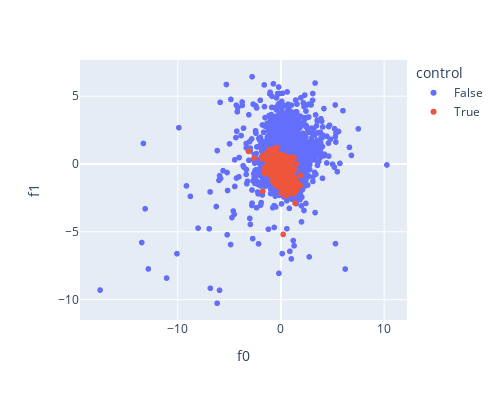
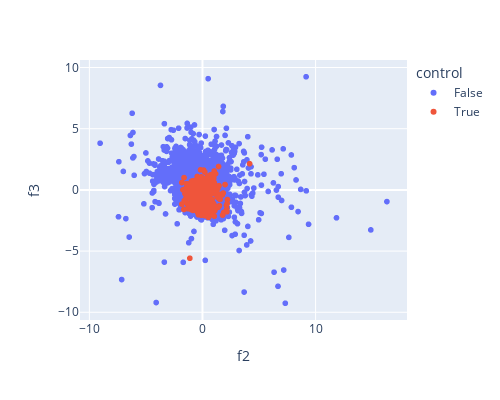
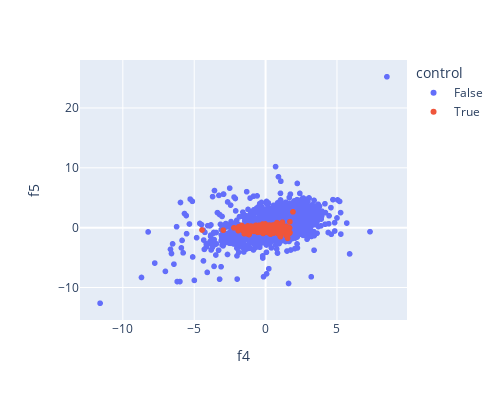

These figures' notebook cell, in order:
### Markdown cell above
### Here is the visualiztion of feature vectors

### Code cell
fig=px.scatter(df_to_be_shown,x='f0',y='f1',color='control',width=500, height=400)
fig.show()
fig=px.scatter(df_to_be_shown,x='f2',y='f3',color='control',width=500, height=400)
fig.show()
fig=px.scatter(df_to_be_shown,x='f4',y='f5',color='control',width=500, height=400)
fig.show()

### Figure 1 — Plotly figure (JSON) as saved in the notebook; plotly's stock layout.template omitted (floating-point values rounded to 4 significant figures; data arrays with more than 128 entries replaced by an {"elided": "..."} marker saying what was removed)
{"data": [{"hovertemplate": "control=False<br>f0=%{x}<br>f1=%{y}<extra></extra>", "legendgroup": "False", "marker": {"color": "#636efa", "symbol": "circle"}, "mode": "markers", "name": "False", "showlegend": true, "type": "scattergl", "x": {"elided": "10744 float values"}, "xaxis": "x", "y": {"elided": "10744 float values"}, "yaxis": "y"}, {"hovertemplate": "control=True<br>f0=%{x}<br>f1=%{y}<extra></extra>", "legendgroup": "True", "marker": {"color": "#EF553B", "symbol": "circle"}, "mode": "markers", "name": "True", "showlegend": true, "type": "scattergl", "x": {"elided": "514 float values"}, "xaxis": "x", "y": {"elided": "514 float values"}, "yaxis": "y"}], "layout": {"height": 400, "legend": {"title": {"text": "control"}, "tracegroupgap": 0}, "margin": {"t": 60}, "width": 500, "xaxis": {"anchor": "y", "domain": [0, 1], "title": {"text": "f0"}}, "yaxis": {"anchor": "x", "domain": [0, 1], "title": {"text": "f1"}}}}

### Figure 2 — Plotly figure (JSON) as saved in the notebook; plotly's stock layout.template omitted (floating-point values rounded to 4 significant figures; data arrays with more than 128 entries replaced by an {"elided": "..."} marker saying what was removed)
{"data": [{"hovertemplate": "control=False<br>f2=%{x}<br>f3=%{y}<extra></extra>", "legendgroup": "False", "marker": {"color": "#636efa", "symbol": "circle"}, "mode": "markers", "name": "False", "showlegend": true, "type": "scattergl", "x": {"elided": "10744 float values"}, "xaxis": "x", "y": {"elided": "10744 float values"}, "yaxis": "y"}, {"hovertemplate": "control=True<br>f2=%{x}<br>f3=%{y}<extra></extra>", "legendgroup": "True", "marker": {"color": "#EF553B", "symbol": "circle"}, "mode": "markers", "name": "True", "showlegend": true, "type": "scattergl", "x": {"elided": "514 float values"}, "xaxis": "x", "y": {"elided": "514 float values"}, "yaxis": "y"}], "layout": {"height": 400, "legend": {"title": {"text": "control"}, "tracegroupgap": 0}, "margin": {"t": 60}, "width": 500, "xaxis": {"anchor": "y", "domain": [0, 1], "title": {"text": "f2"}}, "yaxis": {"anchor": "x", "domain": [0, 1], "title": {"text": "f3"}}}}

### Figure 3 — Plotly figure (JSON) as saved in the notebook; plotly's stock layout.template omitted (floating-point values rounded to 4 significant figures; data arrays with more than 128 entries replaced by an {"elided": "..."} marker saying what was removed)
{"data": [{"hovertemplate": "control=False<br>f4=%{x}<br>f5=%{y}<extra></extra>", "legendgroup": "False", "marker": {"color": "#636efa", "symbol": "circle"}, "mode": "markers", "name": "False", "showlegend": true, "type": "scattergl", "x": {"elided": "10744 float values"}, "xaxis": "x", "y": {"elided": "10744 float values"}, "yaxis": "y"}, {"hovertemplate": "control=True<br>f4=%{x}<br>f5=%{y}<extra></extra>", "legendgroup": "True", "marker": {"color": "#EF553B", "symbol": "circle"}, "mode": "markers", "name": "True", "showlegend": true, "type": "scattergl", "x": {"elided": "514 float values"}, "xaxis": "x", "y": {"elided": "514 float values"}, "yaxis": "y"}], "layout": {"height": 400, "legend": {"title": {"text": "control"}, "tracegroupgap": 0}, "margin": {"t": 60}, "width": 500, "xaxis": {"anchor": "y", "domain": [0, 1], "title": {"text": "f4"}}, "yaxis": {"anchor": "x", "domain": [0, 1], "title": {"text": "f5"}}}}
